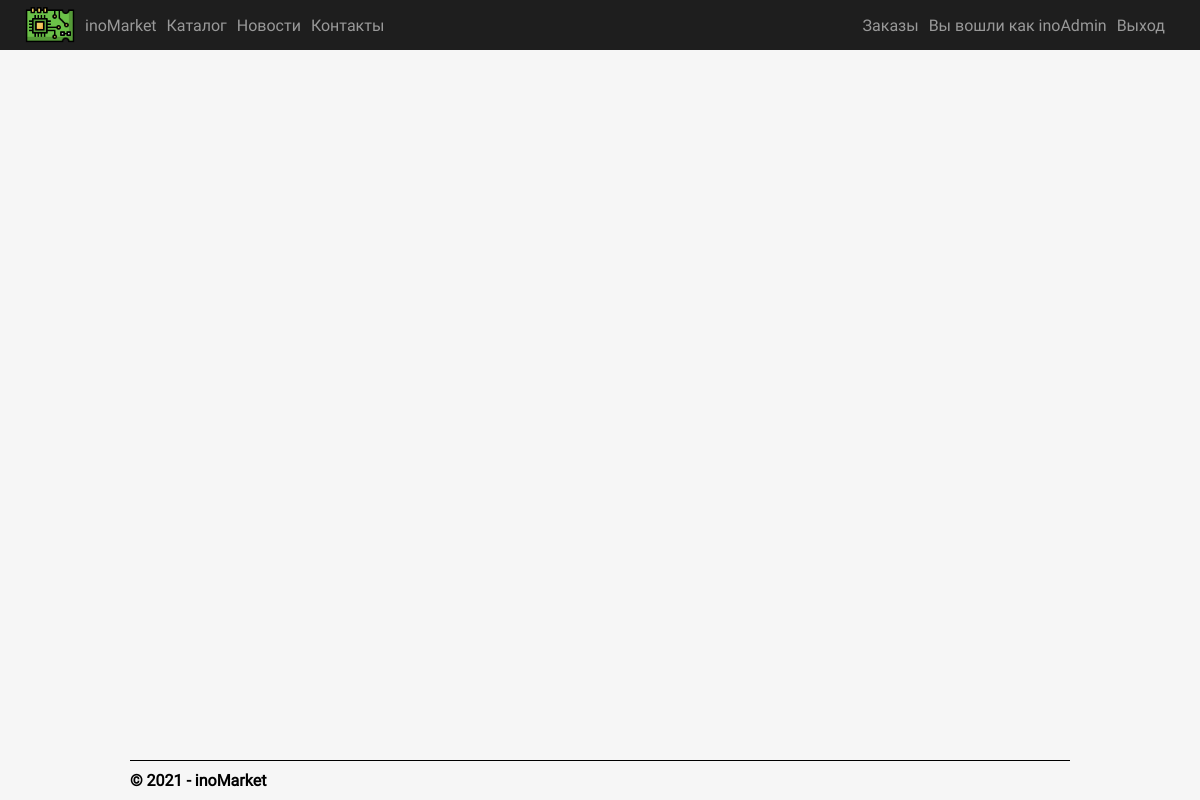
/manager-orders (signed in), run on an earlier commit of the app's database.
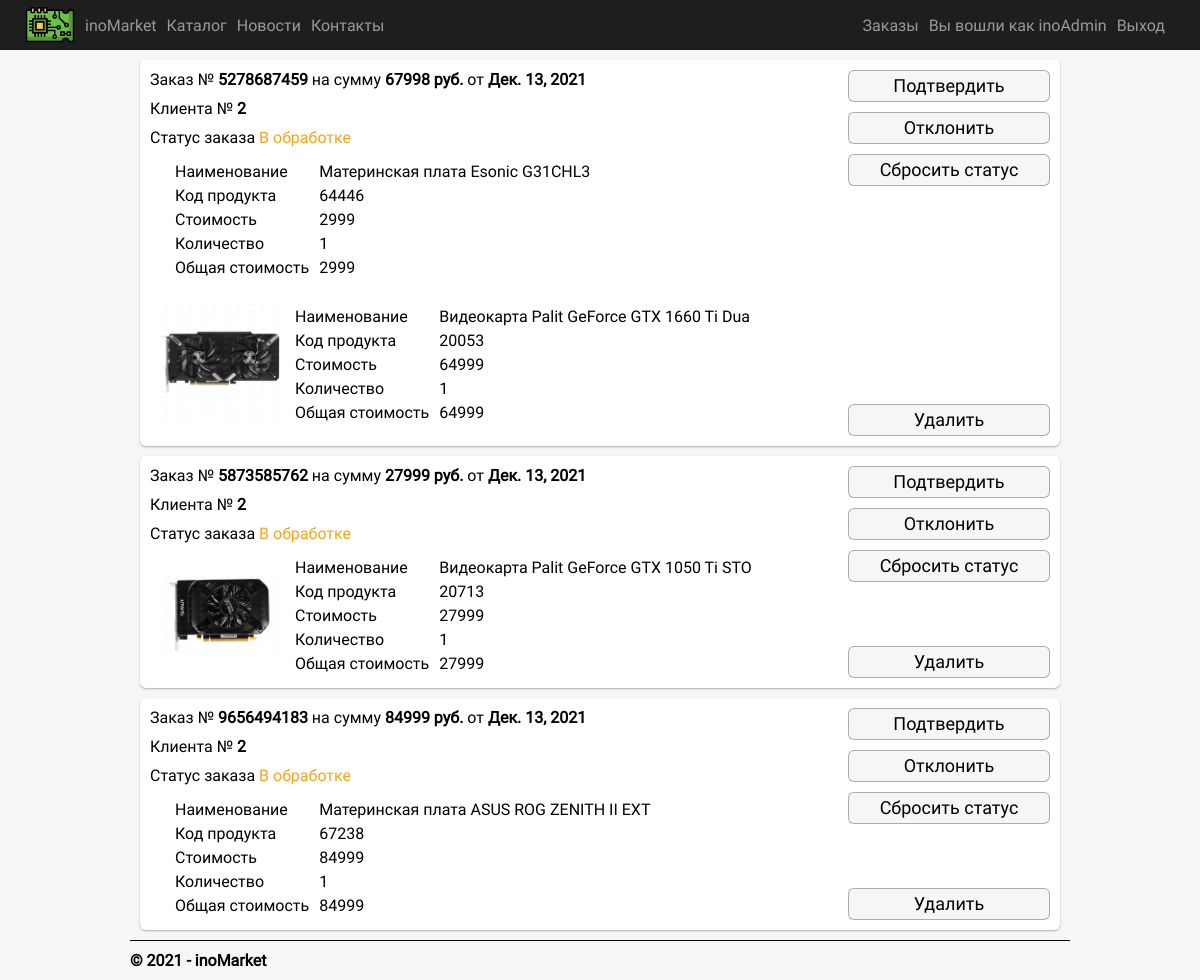
And on a later commit of the database.
### app/models.py (models this page shows, shortened)
class Order(models.Model):
  order_id = models.IntegerField(null = False, verbose_name = 'Номер заказа')
  product = models.ForeignKey(Product, on_delete = models.CASCADE, verbose_name = "Продукт")
  client = models.ForeignKey(User, on_delete = models.CASCADE, verbose_name = "Клиент")
  status = models.ForeignKey(Status, default = 1, on_delete = models.CASCADE, verbose_name = "Статус")
  date = models.DateTimeField(default = datetime.now(), db_index = True, verbose_name = "Дата")
  class Meta:
    db_table = "Orders"
    ordering = ["date"]
    verbose_name = "Заказ"
    verbose_name_plural = "Заказы"

class Product(models.Model):
  product_id = models.CharField(max_length = 150, unique = True, verbose_name = 'Код продукта')
  name = models.CharField(max_length = 150, verbose_name = 'Название продукта')
  price = models.DecimalField(max_digits=10, decimal_places = 2, verbose_name = 'Цена продукта', default = 9999999)
  album = models.ForeignKey(Album, on_delete = models.CASCADE, verbose_name = 'Альбом')
  description_short = models.CharField(max_length=1000, verbose_name='Краткое описание')
  description_full = models.TextField(verbose_name = 'Полное описание')
  category = models.ForeignKey(Categories, on_delete = models.CASCADE, verbose_name = 'Категория')
  class Meta:
    db_table = "Products"
    ordering = ["product_id"]
    verbose_name = "Продукт"
    verbose_name_plural = "Продукты"

### app/views.py (the view)
# urls.py: url(r'^manager-orders$', app.views.managerOrders, name='manager-orders'),
def managerOrders(request):
    querySum = '''select
    o.id,
    o.client_id as clientID,
    o.order_id as orderID,
    o.date as orderDate,
    sum(p.price) as totalSum,
    s.text as orderStatus,
    s.colorHEX as statusColor
    from Products as p
    join Orders as o
    on o.product_id = p.id
    join Statuses as s
    on o.status_id = s.id
    group by o.order_id
    order by s.id, o.date'''
    qOrders = '''
    select
    o.id,
    o.client_id as clientID,
    o.order_id as orderID,
    p.id as prdoductID,
    p.product_id as productCode,
    p.name as productName,
    p.price as productPrice,
    p.album_id as productAlbum,
    count(p.id) as productCount,
    sum(p.price) as sumForCount
    from Orders as o
    join Products as p
    on o.product_id = p.id
    group by p.id, o.order_id'''
    orders_tmp = Order.objects.raw(qOrders)
    class Order_tmp:
        def __init__(self, product, images):
            self.orderID = product.orderID
            self.productID = product.id
            self.productCode = product.productCode
            self.productName = product.productName[:40]
            self.productPrice = product.productPrice
            self.productCount = product.productCount
            self.sumForCount = product.sumForCount
            self.productImages = []
            for img in images:
                self.productImages.append(str(img.img.url))
            self.productImage = self.productImages[0]
    orders = []
    for order in orders_tmp:
        images = Images.objects.filter(album_id = order.productAlbum)
        print('\n-\n', images.query, '\n-\n')
        orders.append(Order_tmp(order, images))
    sums = Order.objects.raw(querySum)
    assert isinstance(request, HttpRequest)
    return render(
        request,
        'app/manager-orders.html',
        {
            'sums': sums,
            'orders': orders,
            'title':'Заказы',
            'year':datetime.now().year,
        }
    )

### app/templates/app/manager-orders.html
{% extends "app/layout.html" %}{% block content %}
<div class="manager-orders-container">
  {% if user.is_staff %}
  {% for sum in sums%}
  <div class="order-container">
    <div class="order-info">
      <div class="order-header">
        <p class="order-title">Заказ № <strong>{{sum.orderID}}</strong> на сумму <strong>{{sum.totalSum}} руб.</strong> от <strong>{{sum.orderDate.date}}</strong></p>
        <p class="order-client">Клиента № <strong>{{sum.clientID}}</strong></p>
        <p class="order-status">Статус заказа <span style="color: #{{sum.statusColor}};">{{sum.orderStatus}}</p>
      </div>
      {% for order in orders %}
      {% if sum.orderID == order.orderID %}
      <div class="order-details">
          <div class="product-image">
            <img src="{{order.productImage}}" alt="" />
          </div>
          <div class="left-and-center">
            <div class="left-part">
              <p>Наименование</p>
              <p>Код продукта</p>
              <p>Стоимость</p>
              <p>Количество</p>
              <p>Общая стоимость</p>
            </div>
            <div class="center-part">
              <p>{{order.productName}}</p>
              <p>{{order.productCode}}</p>
              <p>{{order.productPrice}}</p>
              <p>{{order.productCount}}</p>
              <p>{{order.sumForCount}}</p>
            </div>
          </div>
      </div>
      {% endif %} {% endfor %}
    </div>
      <div class="status-buttons">
        <div class="status-section-first">
          <a href="{% url 'approveOrder' parametr=sum.orderID%}" class="status-change-button status-change-approve">Подтвердить</a>
          <a href="{% url 'rejectOrder' parametr=sum.orderID%}" class="status-change-button status-change-reject">Отклонить</a>
          <a href="{% url 'resetOrder' parametr=sum.orderID%}" class="status-change-button status-change-reset">Сбросить статус</a>
        </div>
        <div class="status-section-second">
          <a href="{% url 'deleteOrder' parametr=sum.orderID%}" class="status-change-button status-change-delete">Удалить</a>
        </div>
      </div>
  </div>
  {% endfor %}
  {% endif %}
</div>
{% endblock %}

### app/templates/app/layout.html (shortened to what this page needs)
<!DOCTYPE html>
<html>
  <head>
    {% load staticfiles %}
    <link rel="stylesheet" href="{% static 'app/content/style.css' %}">
    <link rel="stylesheet" href="{% static 'app/content/carousel.css' %}" />
  </head>
  <body>
    <div class="navbar">
      <nav>
        <header class="header">
          <div class="header-left">
            <div class="header-link-container">
              <a href="/" class="header-link logo-link"
                ><img class="logo" src="{% static 'app/content/logo.png' %}" alt="logo" /><span>inoMarket</span></a
              >
            </div>
            <div class="header-link-container">
              <a class="header-link" href="{% url 'catalog' %}">Каталог</a>
            </div>
            <div class="header-link-container">
              <a class="header-link" href="{% url 'news' %}">Новости</a>
            </div>
            <div class="header-link-container">
              <a class="header-link" href="{% url 'contact' %}">Контакты</a>
            </div>
          </div>
          <div class="header-right">
             {% if user.is_staff %}
            <div class="header-link-container manager-orders-link-container">
              <a class="header-link" href="{% url 'manager-orders' %}">Заказы</a>
            </div>
            {% endif %}
            <div class="header-link-container header-login-container">{% include 'app/loginpartial.html' %}</div>
          </div>
        </header>
      </nav>
    </div>
    <div class="container body-content">
      {% block content %}{% endblock %}
      <hr />
      <footer>
        <p>&copy; {{ year }} - inoMarket</p>
      </footer>
    </div>
  </body>
</html>

### app/templates/app/loginpartial.html (shortened to what this page needs)
{% if user.is_authenticated %}
<form id="logoutForm" action="/logout" method="post" class="navbar-right">
  <div class="username" class="navbar-brand">Вы вошли как {% if not user.is_staff %}<a class="profile-link" href="{% url 'profile' %}">{{ user.username }}</a>{% else %}{{user.username}}{% endif %}</div>
  <div><a class="login-button login-link" href="javascript:document.getElementById('logoutForm').submit()">Выход</a></div>
</form>
{% else %}
<div class="">
  <a class="header-link login-link" href="{% url 'login' %}">Войти</a>
</div>
{% endif %}

What changed in the data, as far as the page shows it:
added Order: orderID "5278687459", totalSum "67998", orderDate "Дек. 13, 2021", clientID "2", orderStatus "В обработке"
now on this page (row unchanged): Product: productName "Материнская плата Esonic G31CHL3", productCode "64446", productPrice "2999", productCount "1", sumForCount "2999", shown under "5278687459"
now on this page (row unchanged): Product: shows a picture, productName "Видеокарта Palit GeForce GTX 1660 Ti Dua", productCode "20053", productPrice "64999", productCount "1", sumForCount "64999", shown under "5278687459"
added Order: orderID "5873585762", totalSum "27999", orderDate "Дек. 13, 2021", clientID "2", orderStatus "В обработке"
now on this page (row unchanged): Product: shows a picture, productName "Видеокарта Palit GeForce GTX 1050 Ti STO", productCode "20713", productPrice "27999", productCount "1", sumForCount "27999", shown under "5873585762"
added Order: orderID "9656494183", totalSum "84999", orderDate "Дек. 13, 2021", clientID "2", orderStatus "В обработке"
now on this page (row unchanged): Product: productName "Материнская плата ASUS ROG ZENITH II EXT", productCode "67238", productPrice "84999", productCount "1", sumForCount "84999", shown under "9656494183"
